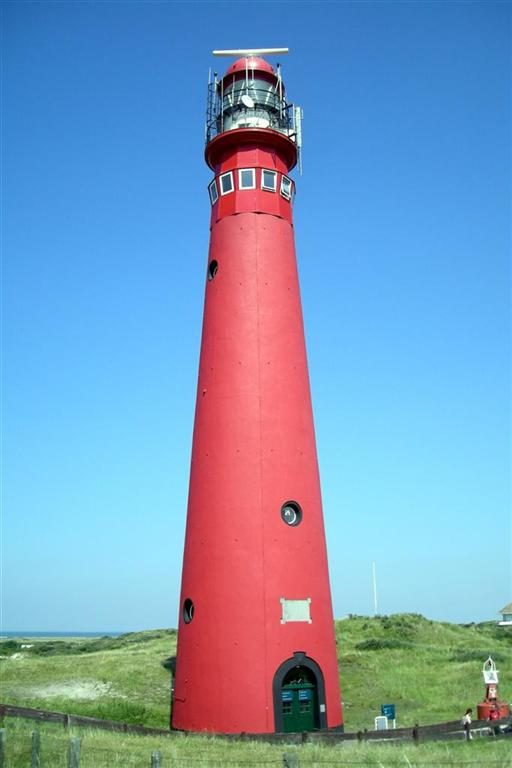
#> input picture hw6/HW6Pics/lighthouse.jpg, 512 x 768 px
$ jupyter execute RGB_Seg.ipynb   (shell and % lines are left out)
#> lines starting #> are read from the running program, lines starting #| are printed output that depends on the picture; after the words box and inside, x2 and y2 are one past the last pixel; in counts of white or black regions, pixels touching at a corner belong together
[cell 1]
import cv2
import numpy as np
import matplotlib.pyplot as plt
def Otsu(img, rounds = 1): # img (768H, 512W)
    Masks, k_opts, min_th = ([], [], 0)
    for rd in range(rounds):
        cnt, _ = np.histogram(img.flatten(), bins = np.arange(min_th-0.5, 255.6))
        freq, sigma_b_square = (np.zeros((256,)), np.zeros((256,)))
        freq[min_th:256] = cnt / np.sum(cnt)
        for k in range(min_th, 256): # k = min_th,min_th+1,...,255
            # Background class: [min_th,k], omega0, mu0
            # Foreground class: [k+1, 255], omega1, mu1
            omega0 = np.sum(freq[min_th:k+1])
            omega1 = np.sum(freq[k+1:256])
            mu0 = np.sum(freq[min_th:k+1] * np.arange(min_th, k+1))
            mu1 = np.sum(freq[k+1:256] * np.arange(k+1, 256))
            sigma_b_square[k] = omega0 * omega1 * (mu0-mu1) * (mu0-mu1)
        k_opt = np.argmax(sigma_b_square)
        min_th = k_opt
        Masks.append(((img > k_opt)*255).astype("uint8"))
        k_opts.append(k_opt)
        #plt.figure(); plt.subplot(211); plt.plot(freq);
        #plt.subplot(212); plt.plot(sigma_b_square); plt.xlabel("k_opt = %d" %k_opt)
    return Masks, k_opts
def Contour(img): # img (768H, 512W) binary image, 3x3 kernal
    img = img.astype("int")
    moment1 = np.zeros((img.shape[0]-2, img.shape[1]-2))
    for idx_h in range(3):
        for idx_w in range(3):
            if idx_h ==1 and idx_w == 1:
                continue
            moment1 = moment1 + img[idx_h:idx_h+img.shape[0]-2,
                                    idx_w:idx_w+img.shape[1]-2]
    ContourImg = np.zeros(img.shape)
    ContourImg[1:-1, 1:-1] = np.logical_and(moment1 > 0, moment1 < 8)
    return ContourImg

[cell 2]
ImgPath = "HW6Pics/lighthouse.jpg"
img = cv2.imread(ImgPath)   # (768H, 512W, 3) uint8 np ndarray
#> img is the input picture: shape (768, 512, 3); mean B, G, R 187.3, 155.5, 121.9
(B, G, R) = (img[:,:,0], img[:,:,1], img[:,:,2])
(iB, iG, iR) = (255-B, 255-G, 255-R)
plt.figure(figsize=(10,20))
for c_idx, channel in enumerate([B, iB, G, iG, R, iR]):
    Masks, k_opts= Otsu(channel, rounds = 10)
    for idx, Mask in enumerate(Masks):
        plt.subplot(10,6, idx*6+c_idx+1)
        plt.imshow(Mask, cmap='gist_gray') # 0 = black, 255 = white
        plt.xticks([])
        plt.yticks([])
#> this loop made 6 passes
#> k_opts on passes 1 to 6: [109, 192, 211, 226, 235, 241, 245, 249, 251, 252], [17, 45, 69, 133, 144, 152, 158, 163, 168, 172], [116, 135, 150, 162, 172, 182, 191, 199, 206, 211], [56, 83, 99, 110, 119, 126, 132, 137, 145, 153], [73, 95, 111, 125, 136, 145, 153, 158, 165, 195], [98, 120, 137, 149, 159, 167, 174, 179, 183, 186]
plt.subplot(10,6,1); plt.title("B");
plt.subplot(10,6,2); plt.title("iB");
plt.subplot(10,6,3); plt.title("G");
plt.subplot(10,6,4); plt.title("iG");
plt.subplot(10,6,5); plt.title("R");
plt.subplot(10,6,6); plt.title("iR");
for x in range(1,11):
    plt.subplot(10,6,6*x-5); plt.ylabel("%d" %x, rotation=0);
plt.savefig("lighthouse_RGBdetail.png")

[cell 3]
# Choose iB @ 3rd, iG @ 4th, R@10th round
Masks_iB, _ = Otsu(iB, rounds = 10)
#> Masks_iB = 10 items
Masks_iG, _ = Otsu(iG, rounds = 10)
#> Masks_iG = 10 items
Masks_R, _ = Otsu(R, rounds = 10)
#> Masks_R = 10 items
Mask = np.logical_and(Masks_iB[2]>0, Masks_iG[3]>0)
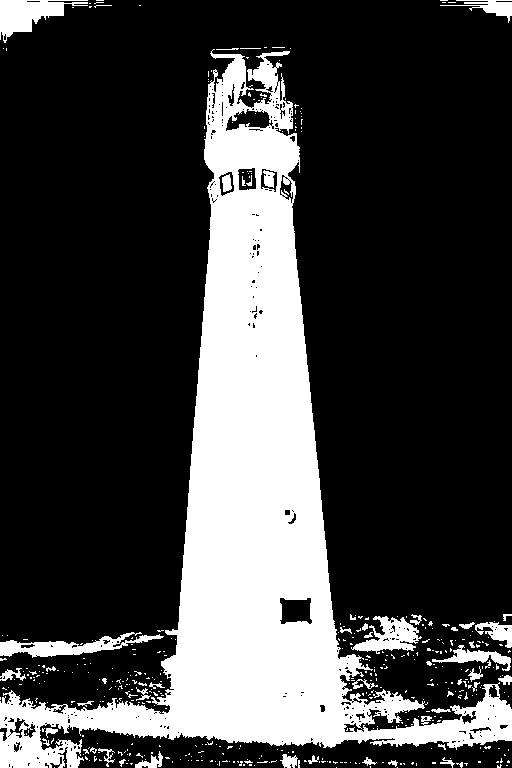
#> Mask: shape (768, 512) bool; 25.5% white; 438 white regions (389 under 20 px), largest, box (x1, y1, x2, y2) and area: (0, 49, 512, 768) 90257, (0, 0, 88, 43) 1707, (0, 632, 164, 658) 1630
Mask = np.logical_and(Masks_R[3]>0, Mask)
#> Mask: shape (768, 512) bool; 16.4% white; 149 white regions (142 under 20 px), largest, box (x1, y1, x2, y2) and area: (174, 148, 345, 736) 63112, (476, 697, 509, 721) 404, (228, 54, 246, 73) 181

plt.figure()
plt.imshow(Mask, cmap = "gist_gray")
cv2.imwrite("lighthouse_RGB.png", (Mask*255).astype("uint8"))

ContourImg = Contour(Mask)
#> in Contour, `ContourImg[1:-1, 1:-1] = np.logical_and(moment1 > 0, moment1 < 8)`: ContourImg: shape (768, 512) float64; values 0 (black) and 1 (white), 2.1% white; 76 white regions (51 under 20 px), largest, box (x1, y1, x2, y2) and area: (171, 147, 347, 737) 5022, (211, 124, 290, 141) 479, (475, 692, 511, 722) 470
plt.figure()
plt.imshow(ContourImg, cmap = "gist_gray")
cv2.imwrite("lighthouse_RGBContour.png", (ContourImg*255).astype("uint8"))
#> Out = True

[cell 4]
ImgPath = "HW6Pics/baby.jpg"
img = cv2.imread(ImgPath)   # (768H, 512W, 3) uint8 np ndarray
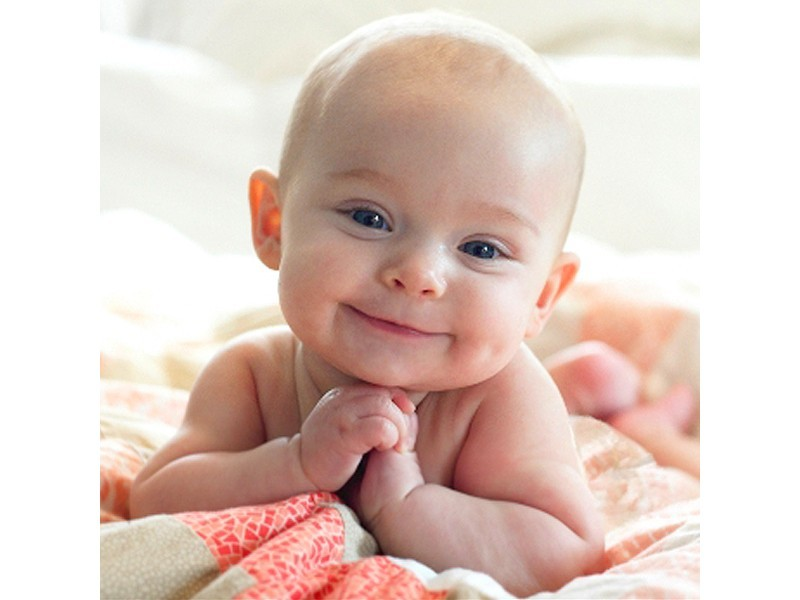
#> input picture hw6/HW6Pics/baby.jpg, 800 x 600 px
#> img is the input picture: shape (600, 800, 3); mean B, G, R 195.5, 204, 225
(B, G, R) = (img[:,:,0], img[:,:,1], img[:,:,2])
#> B: shape (600, 800)
#> G: shape (600, 800)
#> R: shape (600, 800)
(iB, iG, iR) = (255-B, 255-G, 255-R)
#> iB: shape (600, 800)
#> iG: shape (600, 800)
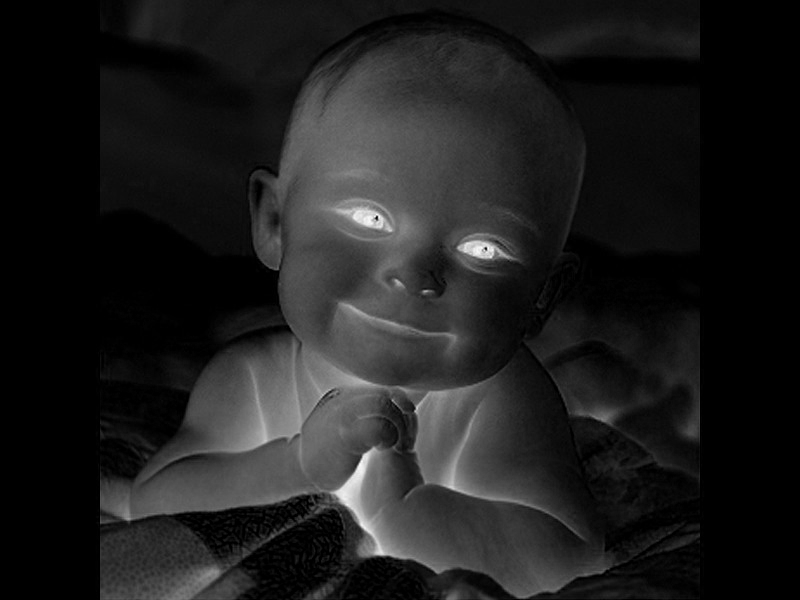
#> iR: shape (600, 800); min 0, max 253, mean 30
plt.figure(figsize=(10,6)) # (w, h)
for c_idx, channel in enumerate([B, iB, G, iG, R, iR]):
    Masks, k_opts= Otsu(channel, rounds = 3)
    for idx, Mask in enumerate(Masks):
        plt.subplot(3,6, idx*6+c_idx+1)
        plt.imshow(Mask, cmap='gist_gray') # 0 = black, 255 = white
        plt.xticks([])
        plt.yticks([])
#> this loop made 6 passes
#> k_opts on passes 1 to 6: [130, 175, 211], [16, 42, 76], [144, 187, 220], [11, 35, 65], [187, 218, 234], [7, 18, 30]
plt.subplot(3,6,1); plt.title("B");
plt.subplot(3,6,2); plt.title("iB");
plt.subplot(3,6,3); plt.title("G");
plt.subplot(3,6,4); plt.title("iG");
plt.subplot(3,6,5); plt.title("R");
plt.subplot(3,6,6); plt.title("iR");
for x in range(1,3+1):
    plt.subplot(3,6,6*x-5); plt.ylabel("%d" %x, rotation=0);
plt.savefig("baby_RGBdetail.png")
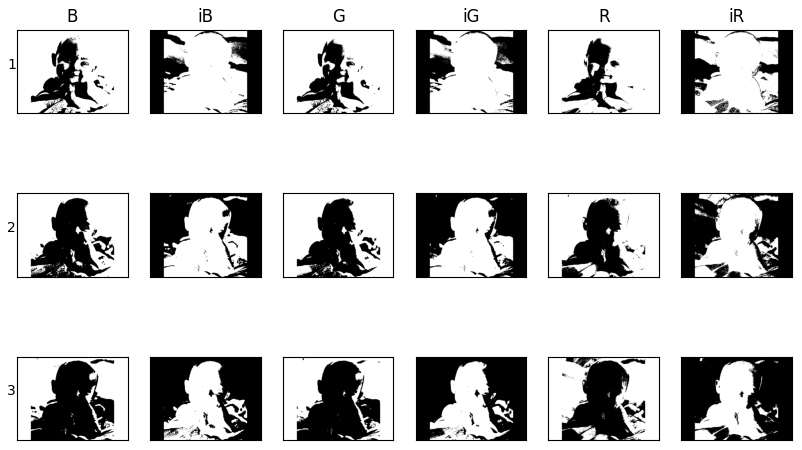
#> figure drawn by matplotlib, 18 panels

[cell 5]
# Choose iB @ 2nd, iG @ 2nd, iR@ 2nd round
Masks_iB, _ = Otsu(iB, rounds = 3)
#> Masks_iB = 3 items
Masks_iG, _ = Otsu(iG, rounds = 3)
#> Masks_iG = 3 items
Masks_iR, _ = Otsu(iR, rounds = 3)
#> Masks_iR = 3 items
Mask = np.logical_and(Masks_iB[1]>0, Masks_iG[1]>0)
#> Mask: shape (600, 800) bool; 44% white; 68 white regions (52 under 20 px), largest, box (x1, y1, x2, y2) and area: (100, 32, 700, 600) 183578, (522, 137, 700, 526) 25776, (531, 31, 590, 54) 682
Mask = np.logical_and(Masks_iR[1]>0, Mask)
#> Mask: shape (600, 800) bool; 38.1% white; 262 white regions (241 under 20 px), largest, box (x1, y1, x2, y2) and area: (100, 32, 666, 600) 166139, (523, 310, 700, 484) 13011, (553, 137, 585, 265) 855
plt.figure()
plt.imshow(Mask, cmap = "gist_gray")
cv2.imwrite("baby_RGB.png", (Mask*255).astype("uint8"))

ContourImg = Contour(Mask)
#> after the loop in Contour (call 2), `for idx_h in range(3):`:
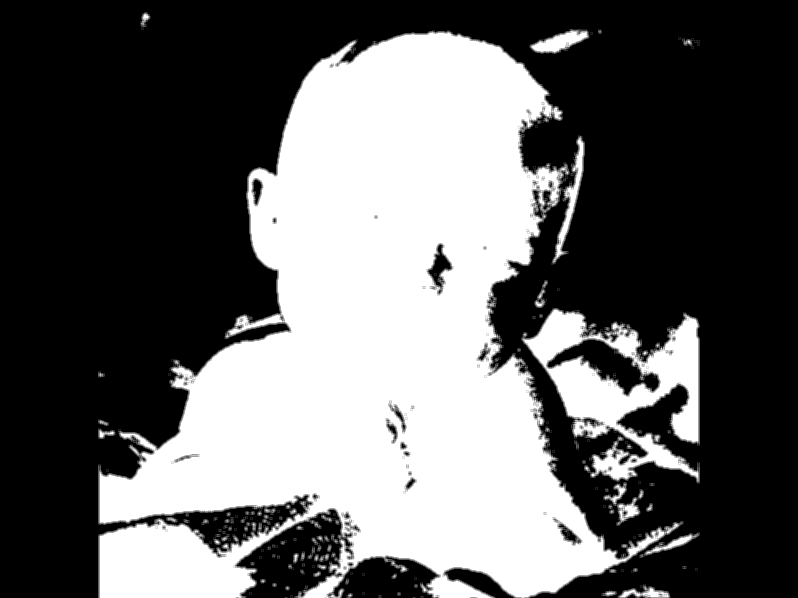
#> moment1: shape (598, 798) float64; min 0, max 8, mean 3.07; drawn with min black and max white
#> in Contour (call 2), `ContourImg[1:-1, 1:-1] = np.logical_and(moment1 > 0, moment1 < 8)`:
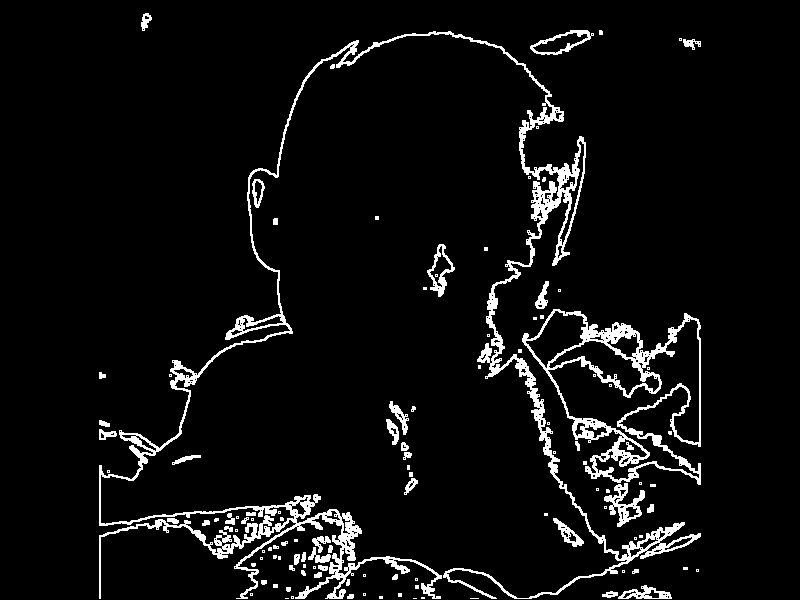
#> ContourImg: shape (600, 800) float64; values 0 (black) and 1 (white), 5.7% white; 115 white regions (63 under 20 px), largest, box (x1, y1, x2, y2) and area: (99, 31, 701, 599) 15743, (522, 309, 701, 485) 5795, (604, 483, 645, 527) 647
plt.figure()
plt.imshow(ContourImg, cmap = "gist_gray")
cv2.imwrite("baby_RGBContour.png", (ContourImg*255).astype("uint8"))
#> Out = True

[cell 6]
ImgPath = "HW6Pics/ski.jpg"
img = cv2.imread(ImgPath)   # (768H, 512W, 3) uint8 np ndarray
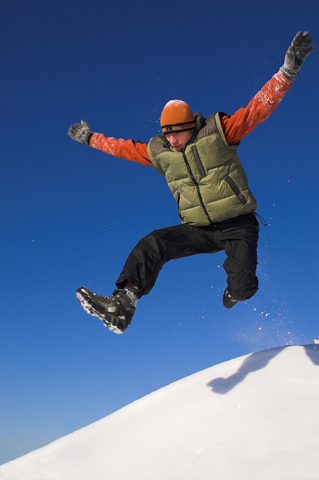
#> input picture hw6/HW6Pics/ski.jpg, 319 x 480 px
#> img is the input picture: shape (480, 319, 3); mean B, G, R 151.2, 109.6, 84.4
(B, G, R) = (img[:,:,0], img[:,:,1], img[:,:,2])
#> B: shape (480, 319)
#> G: shape (480, 319)
#> R: shape (480, 319)
(iB, iG, iR) = (255-B, 255-G, 255-R)
#> iB: shape (480, 319)
#> iG: shape (480, 319)
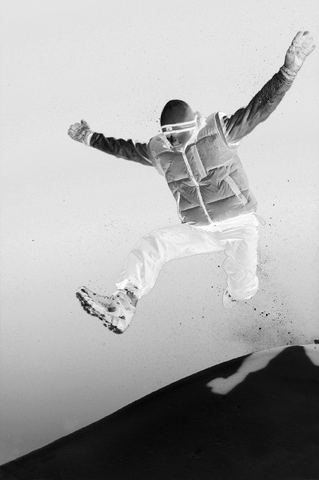
#> iR: shape (480, 319); min 0, max 255, mean 170.6
plt.figure(figsize=(10,20))
for c_idx, channel in enumerate([B, iB, G, iG, R, iR]):
    Masks, k_opts= Otsu(channel, rounds = 10)
    for idx, Mask in enumerate(Masks):
        plt.subplot(10,6, idx*6+c_idx+1)
        plt.imshow(Mask, cmap='gist_gray') # 0 = black, 255 = white
        plt.xticks([])
        plt.yticks([])
#> this loop made 6 passes
#> k_opts on passes 1 to 6: [107, 126, 144, 162, 178, 190, 197, 201, 204, 207], [55, 82, 105, 121, 131, 140, 144, 147, 151, 154], [60, 75, 91, 108, 122, 134, 148, 170, 228, 229], [108, 140, 160, 173, 180, 186, 191, 193, 195, 196], [29, 39, 65, 92, 121, 167, 230, 233, 234, 235], [126, 181, 204, 218, 224, 225, 225, 225, 225, 225]
plt.subplot(10,6,1); plt.title("B");
plt.subplot(10,6,2); plt.title("iB");
plt.subplot(10,6,3); plt.title("G");
plt.subplot(10,6,4); plt.title("iG");
plt.subplot(10,6,5); plt.title("R");
plt.subplot(10,6,6); plt.title("iR");
for x in range(1,11):
    plt.subplot(10,6,6*x-5); plt.ylabel("%d" %x, rotation=0);
plt.savefig("ski_RGBdetail.png")
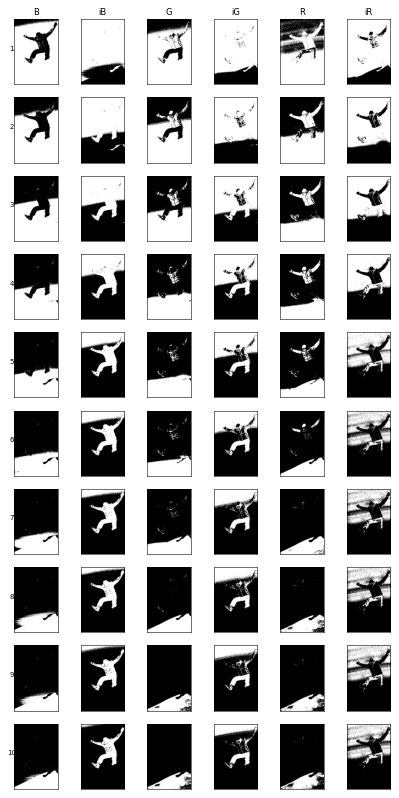
#> figure drawn by matplotlib, 60 panels

[cell 7]
# Choose iB @ 10th, iG @ 1st, iR@ 1st round
Masks_iB, _ = Otsu(iB, rounds = 10)
#> Masks_iB = 10 items
Masks_iG, _ = Otsu(iG, rounds = 10)
#> Masks_iG = 10 items
Masks_iR, _ = Otsu(iR, rounds = 10)
#> Masks_iR = 10 items
Mask = Masks_iB[9]>0
#> Mask: shape (480, 319) bool; 15% white; 182 white regions (178 under 20 px), largest, box (x1, y1, x2, y2) and area: (76, 31, 316, 332) 19555, (0, 0, 197, 41) 2960, (69, 123, 84, 139) 108, (78, 131, 85, 139) 22
plt.figure()
plt.imshow(Mask, cmap = "gist_gray")
cv2.imwrite("ski_RGB.png", (Mask*255).astype("uint8"))

ContourImg = Contour(Mask)
#> in Contour (call 3), `ContourImg[1:-1, 1:-1] = np.logical_and(moment1 > 0, moment1 < 8)`:
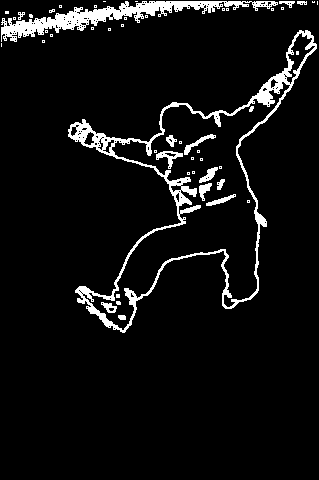
#> ContourImg: shape (480, 319) float64; values 0 (black) and 1 (white), 6.3% white; 50 white regions (35 under 20 px), largest, box (x1, y1, x2, y2) and area: (68, 30, 317, 333) 5340, (1, 1, 278, 42) 2977, (156, 151, 183, 169) 179
plt.figure()
plt.imshow(ContourImg, cmap = "gist_gray")
cv2.imwrite("ski_RGBContour.png", (ContourImg*255).astype("uint8"))
#> Out = True
